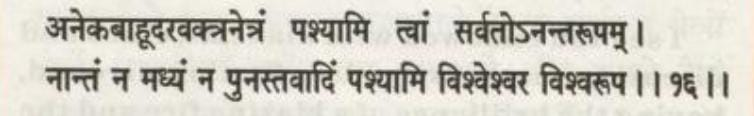
#> input picture uploads/original/042f4dce_manu5.jpeg, 754 x 116 px
$ python -i preprocessing.py   (imports and definitions only)
#> lines starting #> are read from the running program, lines starting #| are printed output that depends on the picture; after the words box and inside, x2 and y2 are one past the last pixel; in counts of white or black regions, pixels touching at a corner belong together
#> further down, picture is the input picture: shape (116, 754, 3); mean B, G, R 194.1, 203.9, 206.8
"""
SansKrypt Image Preprocessing Module
High-precision multi-stage enhancement tailored for ancient Sanskrit manuscripts:
1. Grayscale & illumination normalization
2. High-resolution bicubic stroke upscaling
3. Bilateral edge-preserving denoising
4. CLAHE adaptive contrast optimization
5. Adaptive Gaussian binarization & morphological ligature healing
"""
import os
import logging
from typing import Tuple, Optional, Dict
import cv2
import numpy as np

try:
    from config import PROCESSED_FOLDER
except ImportError:
    PROCESSED_FOLDER = os.path.join(os.path.dirname(__file__), "uploads", "processed")

logger = logging.getLogger(__name__)


# [53 lines left out: functions read_image_safely, save_image_safely, flatten_background_illumination, not called in this run]


def generate_preprocessing_variants(bgr_image: np.ndarray) -> Dict[str, np.ndarray]:
    """
    Generates multiple high-quality image variants to find the optimal OCR candidate:
    1. 'adaptive_binary': Upscaled + CLAHE + Adaptive Gaussian Threshold + Ligature Healing
    2. 'enhanced_grayscale': Upscaled + CLAHE + Contrast Normalization
    3. 'otsu_binary': Upscaled + CLAHE + Otsu Binarization
    """
    # Convert to grayscale
    gray = cv2.cvtColor(bgr_image, cv2.COLOR_BGR2GRAY)
    h, w = gray.shape[:2]
#> h = 116; w = 754

    # Calculate optimal upscaling factor (ensure height >= 1000px for sharp Devanagari ligatures)
    scale_factor = 2.0
    if h < 800 or w < 800:
        scale_factor = 3.0
    elif h > 2400 or w > 2400:
        scale_factor = 1.0

    if scale_factor != 1.0:
        gray_scaled = cv2.resize(gray, None, fx=scale_factor, fy=scale_factor, interpolation=cv2.INTER_CUBIC)
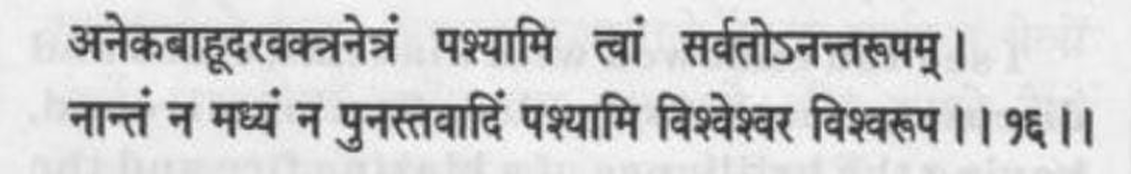
#> gray_scaled: shape (348, 2262) (shown at 1/2 size); min 32, max 255, mean 203.6
    else:
        gray_scaled = gray.copy()

    # Denoise with edge preservation
    denoised = cv2.bilateralFilter(gray_scaled, d=7, sigmaColor=50, sigmaSpace=50)

    # Enhance contrast with CLAHE
    clahe = cv2.createCLAHE(clipLimit=3.0, tileGridSize=(8, 8))
    contrast_boosted = clahe.apply(denoised)
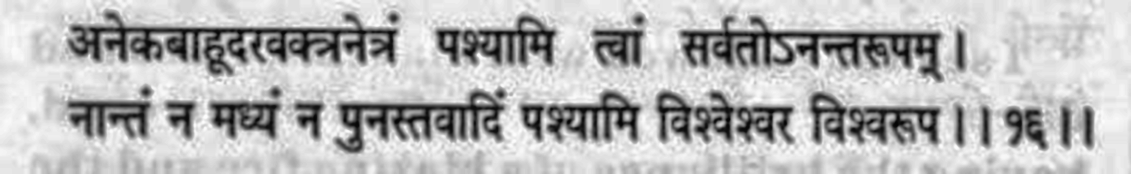
#> contrast_boosted: shape (348, 2262) (shown at 1/2 size); min 1, max 254, mean 184.4

    # Variant 1: Adaptive Gaussian thresholding + Morphological healing
    blurred = cv2.GaussianBlur(contrast_boosted, (3, 3), 0)
    adaptive_thresh = cv2.adaptiveThreshold(
        blurred,
        255,
        cv2.ADAPTIVE_THRESH_GAUSSIAN_C,
        cv2.THRESH_BINARY,
        31,
        11
    )
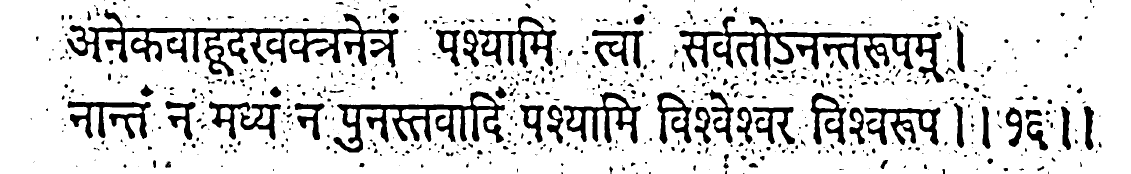
#> adaptive_thresh: shape (348, 2262) (shown at 1/2 size); 84% white; 664 black regions (300 under 20 px), largest, box (x1, y1, x2, y2) and area: (134, 18, 797, 153) 21059, (1358, 33, 1888, 165) 17399, (667, 182, 1010, 305) 11856
    # Connect broken strokes/shirorekha with subtle closing
    morph_kernel = cv2.getStructuringElement(cv2.MORPH_RECT, (2, 2))
    adaptive_healed = cv2.morphologyEx(adaptive_thresh, cv2.MORPH_CLOSE, morph_kernel)
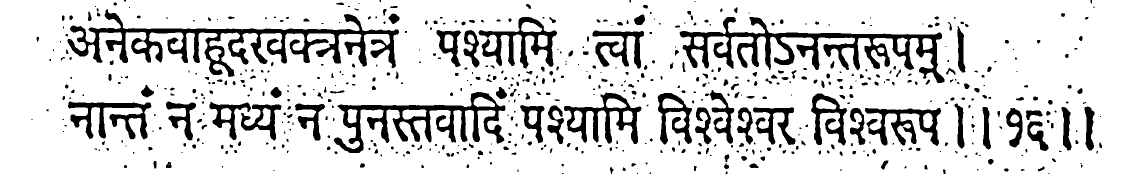
#> adaptive_healed: shape (348, 2262) (shown at 1/2 size); 84.1% white; 583 black regions (232 under 20 px), largest, box (x1, y1, x2, y2) and area: (135, 19, 798, 154) 21048, (1359, 34, 1889, 166) 17386, (668, 184, 1011, 306) 11842

    # Variant 2: Otsu thresholding
    _, otsu_thresh = cv2.threshold(blurred, 0, 255, cv2.THRESH_BINARY + cv2.THRESH_OTSU)
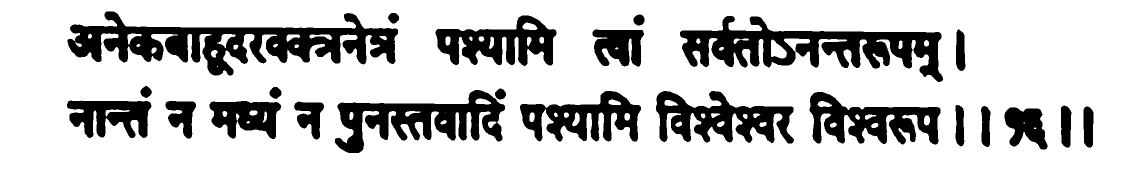
#> otsu_thresh: shape (348, 2262) (shown at 1/2 size); 77.6% white; 23 black regions, largest, box (x1, y1, x2, y2) and area: (135, 23, 796, 151) 34984, (1360, 32, 1886, 164) 28165, (670, 180, 1010, 306) 19009

    return {
        "adaptive_binary": adaptive_healed,
        "enhanced_grayscale": contrast_boosted,
        "otsu_binary": otsu_thresh
    }


# [38 lines left out: function preprocess_image, not called in this run]

>>> import cv2
>>> picture = cv2.imread('uploads/original/042f4dce_manu5.jpeg')
>>> result = generate_preprocessing_variants(picture)
#> result = 3 items

$ run again, on uploads/original/0b8203b6_manu3.jpeg
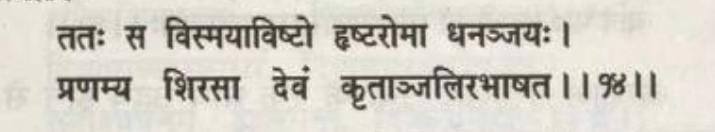
#> input picture uploads/original/0b8203b6_manu3.jpeg, 715 x 132 px
#> picture is the input picture: shape (132, 715, 3); mean B, G, R 195.9, 206.1, 208.8
#> in generate_preprocessing_variants, `adaptive_thresh = cv2.adaptiveThreshold( blurred, 255, cv2.ADAPTIVE_TH..`:
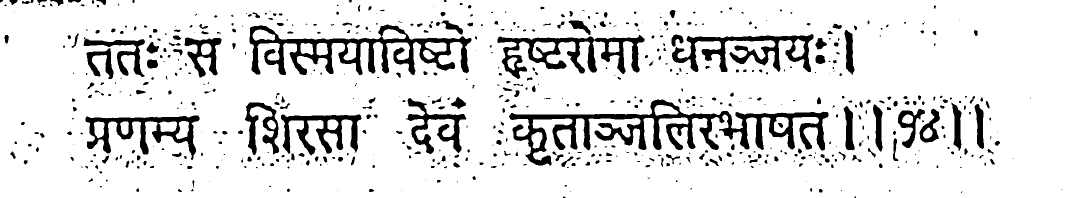
#> adaptive_thresh: shape (396, 2145) (shown at 1/2 size); 87.6% white; 621 black regions (268 under 20 px), largest, box (x1, y1, x2, y2) and area: (1018, 199, 1657, 331) 21055, (499, 49, 943, 150) 14549, (995, 70, 1289, 158) 8848
#> adaptive_healed: shape (396, 2145); 87.7% white; 543 black regions (207 under 20 px), largest, box (x1, y1, x2, y2) and area: (1019, 200, 1658, 332) 21045, (500, 50, 944, 151) 14535, (996, 71, 1290, 159) 8839
#> in generate_preprocessing_variants, `_, otsu_thresh = cv2.threshold(blurred, 0, 255, cv2.THRESH_BINARY + cv..`:
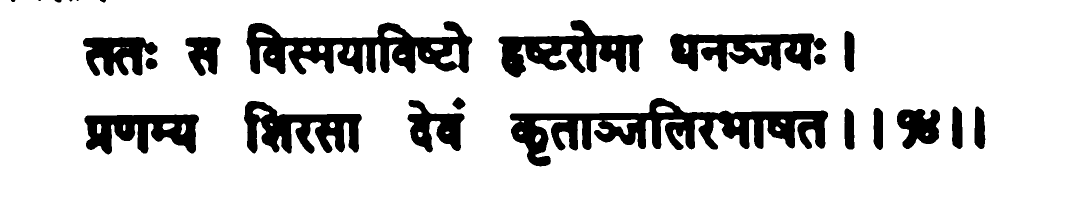
#> otsu_thresh: shape (396, 2145) (shown at 1/2 size); 83% white; 24 black regions (3 under 20 px), largest, box (x1, y1, x2, y2) and area: (1019, 196, 1656, 333) 33334, (493, 42, 945, 149) 25106, (997, 40, 1286, 155) 15784
#> result = 3 items
